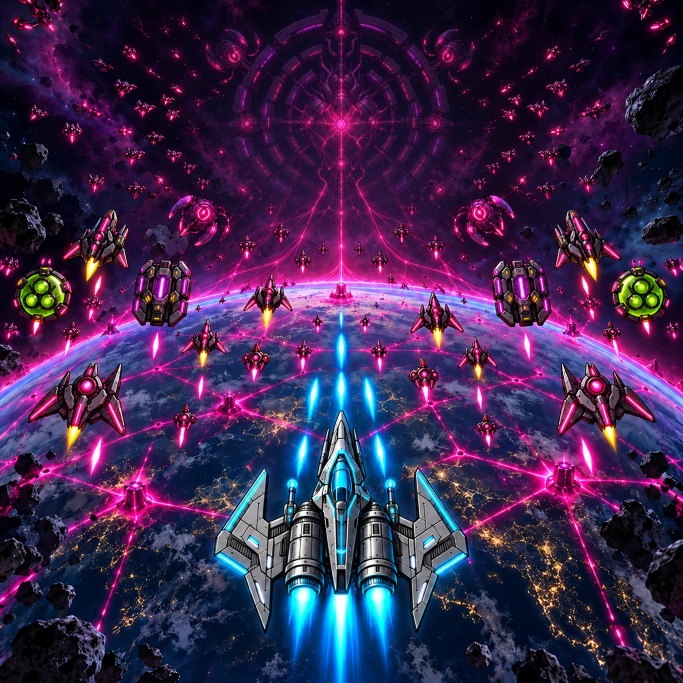
#> input picture art/2.0/common/ST3/selected/ST3-key-art.webp, 2048 x 2048 px, found by its file name (shown at 1/3 size)
$ python header.py
#> lines starting #> are read from the running program, lines starting #| are printed output that depends on the picture
# App Store "Header" asset (App Store Connect, product page, since 2026-11): 3840x1646, a band of the key art (ST3)
# with the Striker over Earth, scaled up. Run from the repo root: python3 promo/header.py
from PIL import Image, ImageFilter
k = Image.open('art/2.0/common/ST3/selected/ST3-key-art.webp').convert('RGB')
#> k is the input picture: PIL image 2048x2048 RGB; mean R, G, B 61, 39.4, 78.7
out = k.crop((0, 1000, 2048, 1878)).resize((3840, 1646), Image.LANCZOS).filter(ImageFilter.UnsharpMask(2, 60, 2))
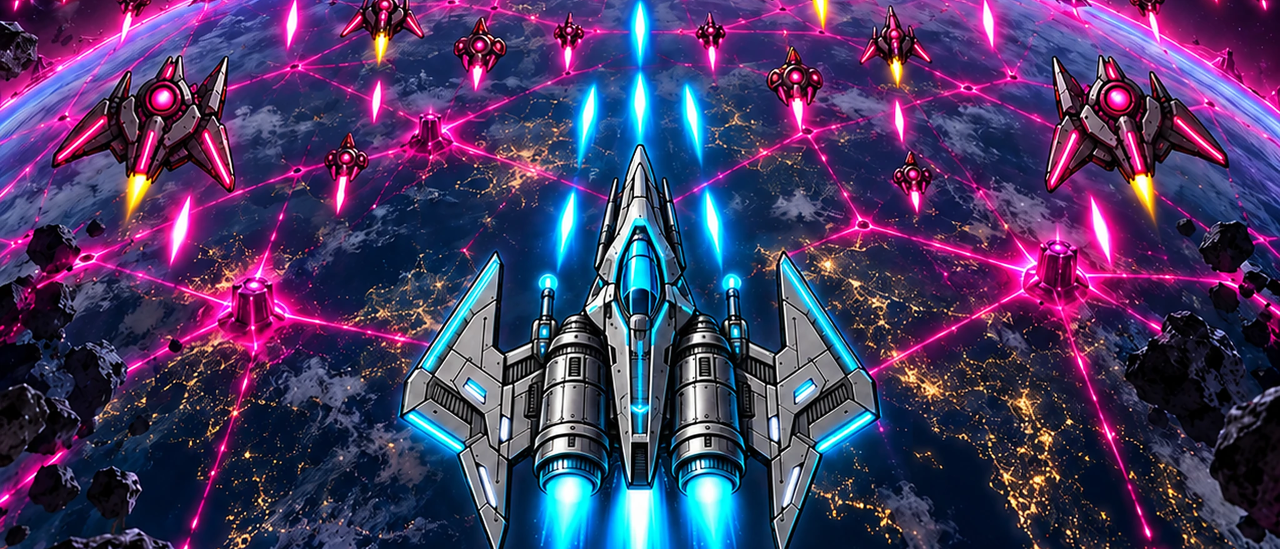
#> out: PIL image 3840x1646 RGB (shown at 1/3 size); mean R, G, B 71.8, 57.6, 99.9
out.save('appstore/2.0/app-store-header-3840x1646.jpg', quality=92)
print('appstore/2.0/app-store-header-3840x1646.jpg')
# "Search Results" asset (optional; without it the screenshots are used): 1920x1280, a 3:2 band of the key art, scaled down
k.crop((0, 683, 2048, 2048)).resize((1920, 1280), Image.LANCZOS).save('appstore/2.0/app-store-search-1920x1280.jpg', quality=92)
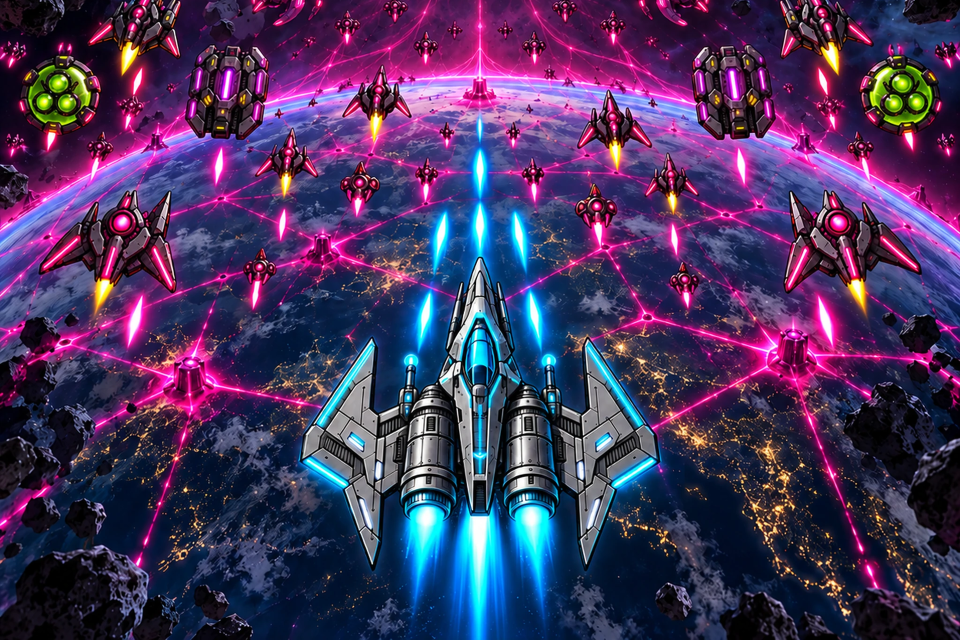
#> saved as app-store-search-1920x1280.jpg: PIL image 1920x1280 RGB (shown at 1/2 size); mean R, G, B 72, 52.6, 94.7
print('appstore/2.0/app-store-search-1920x1280.jpg')
